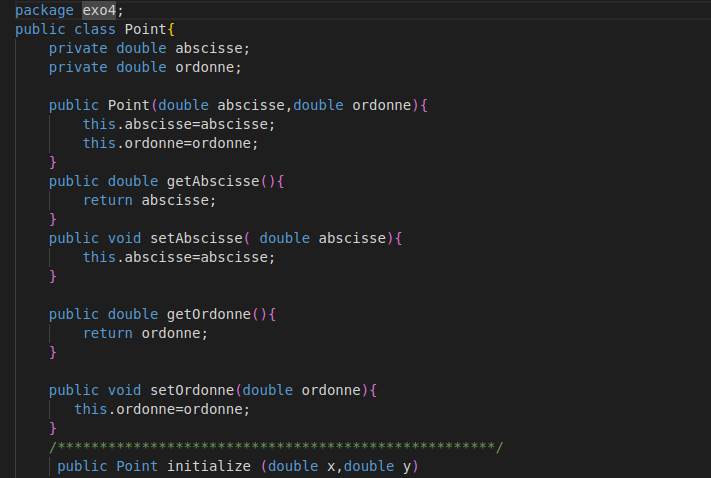
#> input picture image.png, 711 x 478 px
$ jupyter execute --allow-errors ocr.ipynb
#> lines starting #> are read from the running program, lines starting #| are printed output that depends on the picture; after the words box and inside, x2 and y2 are one past the last pixel; in counts of white or black regions, pixels touching at a corner belong together
[cell 1]
import cv2
from matplotlib import pyplot as plot
image_file="./image.png"
img=cv2.imread(image_file)
#> img is the input picture: shape (478, 711, 3); mean B, G, R 35.3, 34.6, 33.8

[cell 2]
cv2.imshow("orginal image",img)
cv2.waitKey(0)

[cell 3]
def display(im_path):
#> called with im_path = './image.png'
    dpi=80
    im_data=plot.imread(im_path)
    height,width,depth  =im_data.shape
#> height = 478; width = 711; depth = 4

    figsize=width/ float(dpi),height/ float(dpi)
#> figsize = (8.89, 5.97)
    #
    fig=plot.figure(figsize=figsize)
    ax=fig.add_axes([0,0,1,1])
    #
    ax.axis('off')
    #
    ax.imshow(im_data,cmap='gray')
    plot.show()

[cell 4]
display("./image.png")

[cell 5]
def grayscale(image):
    return cv2.cvtColor(image,cv2.COLOR_BGR2GRAY)
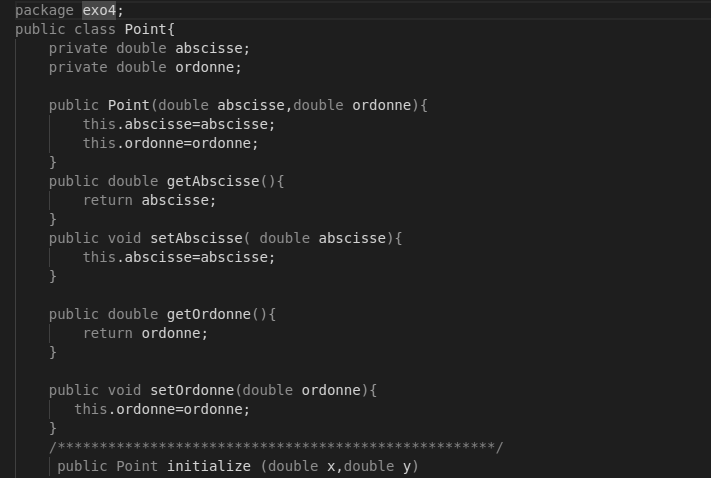
#> returned value: shape (478, 711); min 30, max 212, mean 34.4

[cell 6]
gray_image=grayscale(img)
cv2.imwrite("gray.jpg",gray_image)
#> Out = True

[cell 7]
def display(im_path):
#> called with im_path = 'gray.jpg'
    dpi=80
    im_data=plot.imread(im_path)
#> im_data: shape (478, 711); min 21, max 218, mean 34.4
    height,width =im_data.shape
#> height = 478; width = 711

    figsize=width/ float(dpi),height/ float(dpi)
#> figsize = (8.89, 5.97)
    #
    fig=plot.figure(figsize=figsize)
    ax=fig.add_axes([0,0,1,1])
    #
    ax.axis('off')
    #
    ax.imshow(im_data,cmap='gray')
    plot.show()

[cell 8]
display("gray.jpg")

[cell 9]
thresh,im_bw=cv2.threshold(gray_image,65,255,cv2.THRESH_BINARY_INV)
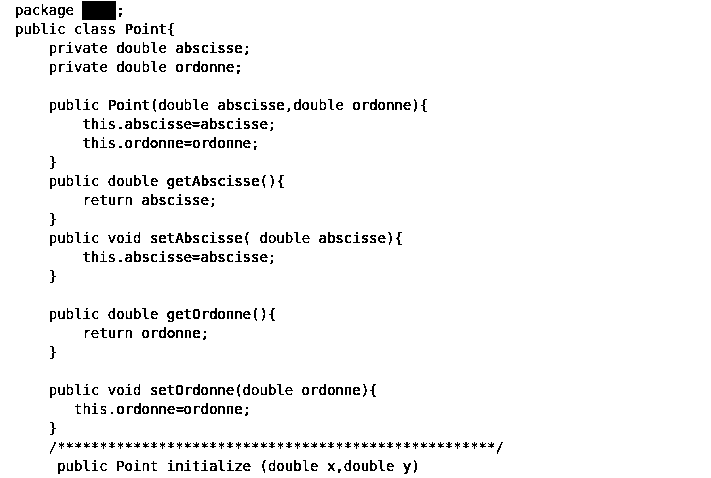
#> im_bw: shape (478, 711); 95.9% white; black in thin lines or dots, all inside (x1, y1, x2, y2) = (16, 1, 503, 474)
cv2.imwrite("./bw_image.jpg",im_bw)
#> Out = True

[cell 10]
def display(im_path):
#> called with im_path = './bw_image.jpg'
    dpi=80
    im_data=plot.imread(im_path)
#> im_data: shape (478, 711); min 0, max 255, mean 244.4
    height,width  =im_data.shape
#> height = 478; width = 711
    figsize=width/ float(dpi),height/ float(dpi)
#> figsize = (8.89, 5.97)
    #
    fig=plot.figure(figsize=figsize)
    ax=fig.add_axes([0,0,1,1])
    #
    ax.axis('off')
    #
    ax.imshow(im_data,cmap='gray')
    plot.show()

[cell 11]
display("./bw_image.jpg")

[cell 12]
def noise_removal(image):
    import numpy as np
    kernel=np.ones((1,1),np.uint8)
    image = cv2.dilate(image, kernel, iterations=1)
    kernel=np.ones((1,1),np.uint8)
    image=cv2.erode(image,kernel,iterations=1)
    image=cv2.morphologyEx(image,cv2.MORPH_CLOSE,kernel)
    image=cv2.medianBlur(image,3)
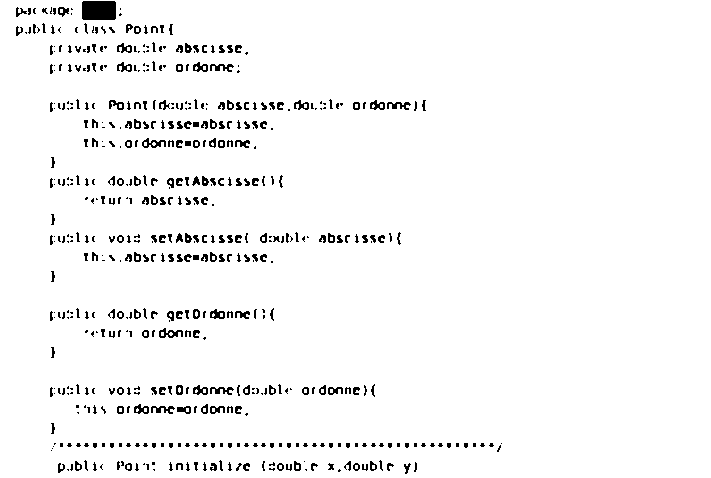
#> image: shape (478, 711); 96.5% white; black in thin lines or dots, all inside (x1, y1, x2, y2) = (16, 1, 502, 474)
    return (image)

[cell 13]
no_noise=noise_removal(im_bw)
cv2.imwrite("./no_noise.jpg",no_noise)
#> Out = True

[cell 14]
display("./no_noise.jpg")

[cell 15]
def thin_font(image):
    import numpy as np
    image=cv2.bitwise_not(image)
    kernel=np.ones((1,1),np.uint8)
    image=cv2.erode(image,kernel,iterations=1 )
    image=cv2.bitwise_not(image)
    return(image)

[cell 16]
eroded_image=thin_font(im_bw)
cv2.imwrite("./eroded_image.jpg",eroded_image)
#> Out = True

#> (a cell that did not finish here is left out)


[cell 18]
def thick_font(image):
    import numpy as np
    image = cv2.bitwise_not(image)
    kernel = np.ones((2,2),np.uint8)
    image = cv2.dilate(image, kernel, iterations=1)
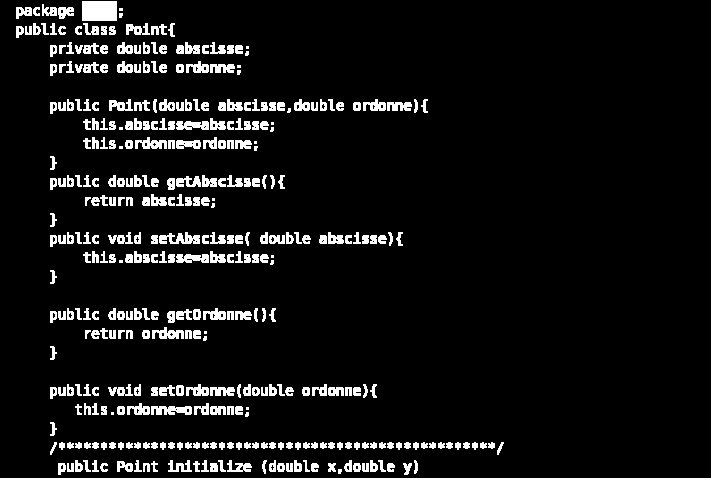
#> image: shape (478, 711); 7.1% white; 374 white regions (24 under 20 px), largest, box (x1, y1, x2, y2) and area: (82, 1, 117, 21) 700, (159, 232, 200, 244) 307, (151, 406, 192, 415) 287
    image = cv2.bitwise_not(image)
    return (image)

[cell 19]
dilated_image=thick_font(eroded_image)
cv2.imwrite("./dilated_image.jpg",dilated_image)
#> Out = True

[cell 20]
display("./dilated_image.jpg")
#> call 4 of display, with im_path = './dilated_image.jpg'
#> in display (call 4), `im_data=plot.imread(im_path)`:
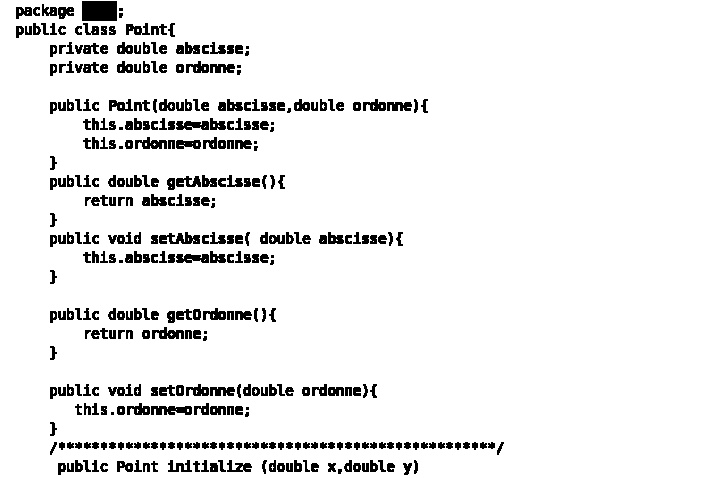
#> im_data: shape (478, 711); min 0, max 255, mean 236.8
